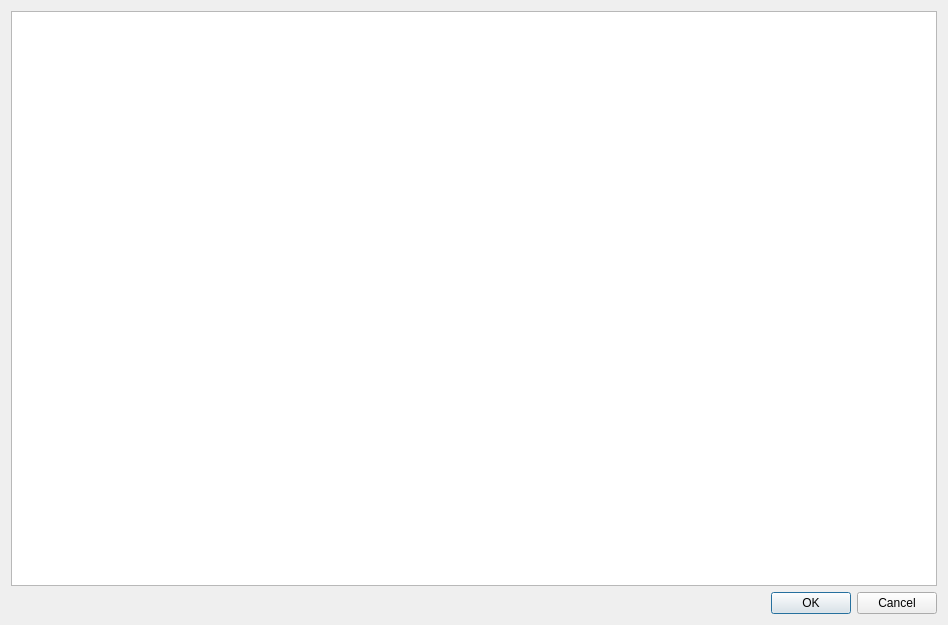
<?xml version="1.0" encoding="UTF-8"?>
<ui version="4.0">
 <class>ImageDialog</class>
 <widget class="QDialog" name="ImageDialog">
  <property name="geometry">
   <rect>
    <x>0</x>
    <y>0</y>
    <width>948</width>
    <height>625</height>
   </rect>
  </property>
  <property name="windowTitle">
   <string>Dialog</string>
  </property>
  <layout class="QVBoxLayout" name="verticalLayout">
   <item>
    <widget class="QGraphicsView" name="graphicsView"/>
   </item>
   <item>
    <widget class="QDialogButtonBox" name="buttonBox">
     <property name="orientation">
      <enum>Qt::Horizontal</enum>
     </property>
     <property name="standardButtons">
      <set>QDialogButtonBox::Cancel|QDialogButtonBox::Ok</set>
     </property>
    </widget>
   </item>
  </layout>
 </widget>
 <resources/>
 <connections>
  <connection>
   <sender>buttonBox</sender>
   <signal>accepted()</signal>
   <receiver>ImageDialog</receiver>
   <slot>accept()</slot>
   <hints>
    <hint type="sourcelabel">
     <x>248</x>
     <y>254</y>
    </hint>
    <hint type="destinationlabel">
     <x>157</x>
     <y>274</y>
    </hint>
   </hints>
  </connection>
  <connection>
   <sender>buttonBox</sender>
   <signal>rejected()</signal>
   <receiver>ImageDialog</receiver>
   <slot>reject()</slot>
   <hints>
    <hint type="sourcelabel">
     <x>316</x>
     <y>260</y>
    </hint>
    <hint type="destinationlabel">
     <x>286</x>
     <y>274</y>
    </hint>
   </hints>
  </connection>
 </connections>
</ui>
